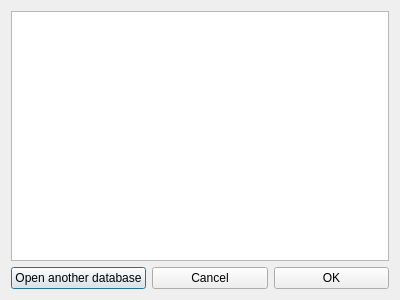
<?xml version="1.0" encoding="UTF-8"?>
<ui version="4.0">
 <class>WordsDialog</class>
 <widget class="QDialog" name="WordsDialog">
  <property name="geometry">
   <rect>
    <x>0</x>
    <y>0</y>
    <width>400</width>
    <height>300</height>
   </rect>
  </property>
  <property name="windowTitle">
   <string>Words Database</string>
  </property>
  <property name="modal">
   <bool>true</bool>
  </property>
  <layout class="QVBoxLayout" name="verticalLayout">
   <item>
    <widget class="QTableView" name="tableView">
     <property name="sortingEnabled">
      <bool>true</bool>
     </property>
    </widget>
   </item>
   <item>
    <layout class="QHBoxLayout" name="horizontalLayout">
     <item>
      <widget class="QPushButton" name="openDatabaseButton">
       <property name="text">
        <string>Open another database</string>
       </property>
      </widget>
     </item>
     <item>
      <widget class="QPushButton" name="cancelButton">
       <property name="text">
        <string>Cancel</string>
       </property>
      </widget>
     </item>
     <item>
      <widget class="QPushButton" name="okButton">
       <property name="text">
        <string>OK</string>
       </property>
      </widget>
     </item>
    </layout>
   </item>
  </layout>
 </widget>
 <resources/>
 <connections/>
</ui>
